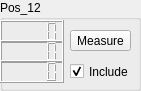
     <widget class="QGroupBox" name="Calib_box_12">
      <property name="geometry">
       <rect>
        <x>370</x>
        <y>270</y>
        <width>141</width>
        <height>91</height>
       </rect>
      </property>
      <property name="title">
       <string>Pos_12</string>
      </property>
      <widget class="QLCDNumber" name="calib_box_x_13">
       <property name="geometry">
        <rect>
         <x>0</x>
         <y>20</y>
         <width>64</width>
         <height>23</height>
        </rect>
       </property>
      </widget>
      <widget class="QLCDNumber" name="calib_box_y_13">
       <property name="geometry">
        <rect>
         <x>0</x>
         <y>40</y>
         <width>64</width>
         <height>23</height>
        </rect>
       </property>
      </widget>
      <widget class="QLCDNumber" name="calib_box_z_13">
       <property name="geometry">
        <rect>
         <x>0</x>
         <y>60</y>
         <width>64</width>
         <height>23</height>
        </rect>
       </property>
      </widget>
      <widget class="QPushButton" name="calibButton_13">
       <property name="geometry">
        <rect>
         <x>70</x>
         <y>30</y>
         <width>61</width>
         <height>21</height>
        </rect>
       </property>
       <property name="text">
        <string>Measure</string>
       </property>
      </widget>
      <widget class="QCheckBox" name="checkBox_13">
       <property name="geometry">
        <rect>
         <x>70</x>
         <y>60</y>
         <width>92</width>
         <height>23</height>
        </rect>
       </property>
       <property name="text">
        <string>Include</string>
       </property>
       <property name="checked">
        <bool>true</bool>
       </property>
      </widget>
     </widget>
